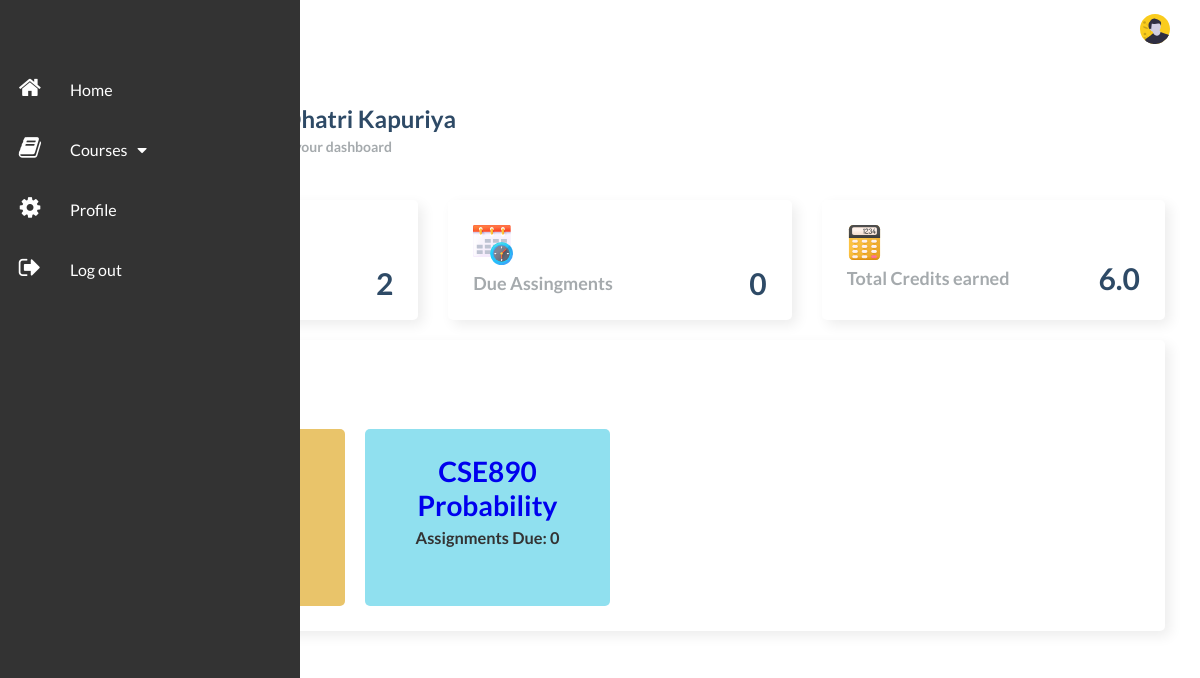
Screenshot of /dashboard/ (signed in) with the database file from the repository.
### lms/models.py (models this page shows, shortened)
class Student(models.Model):
    class Meta:
        verbose_name_plural = 'Student Information'
    f_name = models.CharField(max_length=50)
    l_name = models.CharField(max_length=50)
    s_id = models.CharField(max_length=10)
    email_id = models.EmailField(primary_key=True,max_length=50)
    admission_year = models.DateTimeField(default=timezone.now)

class Course(models.Model):
    course_id = models.CharField(primary_key=True,max_length=10, null=False)
    course_name = models.CharField(max_length=50, null=False)
    course_details = models.CharField(max_length=500, null=False)
    professor_id = models.ForeignKey(Faculty, on_delete=models.CASCADE,null=False)
    course_credits = models.FloatField(null=False)
    class Meta:
        verbose_name_plural = 'Course Information'
        unique_together = (('course_id', 'professor_id', 'course_name'),)
    def __str__(self):
        return self.course_id

### lms/views.py (the view)
# urls.py: path('dashboard/', views.dashboard, name='dashboard'),
@login_required(login_url='login')
def dashboard(request):
    student_info = None
    f_name = None
    l_name = None
    s = Student.objects.filter(email_id=request.user)
    for i in s:
        student_info = i.email_id
        f_name = i.f_name
        l_name = i.l_name
    stu_course_info = Student_Course.objects.filter(email=student_info)
    course = []
    no_of_course = 0
    total_credits = 0
    due_assignments = 0
    for i in stu_course_info:
        cn = Course.objects.filter(course_id=i.course_id)
        total_assignments = Faculty_Assignment.objects.filter(course_id=i.course_id).count()
        completed_assignments = Student_Assignment.objects.filter(course_id=i.course_id,
                                                                  student_id=request.user).count()
        due_assignments = due_assignments + (total_assignments - completed_assignments)
        due = total_assignments - completed_assignments
        for j in cn:
            data = {"course_id": i.course_id,
                    "course_name": j.course_name,
                    "due": due
                    }
            course.append(data)
            no_of_course = no_of_course + 1
            total_credits = total_credits + j.course_credits
    return render(request, 'lms/dashboard.html',
                  context={"name": f_name,"l_name":l_name, "course": course, "no_of_course": no_of_course,
                           "total_credits": total_credits, "due_assignments": due_assignments})

### lms/models.py (called while the page is built)
    def __str__(self):
        return self.email

### lms/templates/lms/dashboard.html (shortened to what this page needs)
{% extends "lms/base.html" %} {% load static %} {% block content %}
    <link rel="stylesheet" type="text/css" href={% static 'css/fac_style.css' %}>
<div class="main__container">
    <div class="main__title">
        <div class="main__greeting">
            <h1>Hello, {{ name }} {{ l_name }}</h1>
            <p>Welcome to your dashboard</p>
        </div>
    </div>
    <div class="main__cards">
        <div class="card">
            <div class="card_inner">
                <p class="text-primary-p">Number of courses</p>
                <span class="font-bold text-title">{{no_of_course}}</span>
            </div>
        </div>
        <div class="card">
            <img width="40" src={% static 'css/due assignments.svg' %} />
            <div class="card_inner">
                <p class="text-primary-p">Due Assingments</p>
                <span class="font-bold text-title">{{ due_assignments }}</span>
            </div>
        </div>
        <div class="card">
            <img width="35" src={% static 'css/credits.svg' %} />
            <div class="card_inner">
                <p class="text-primary-p">Total Credits earned</p>
                <span class="font-bold text-title">{{ total_credits }}</span>
            </div>
          </div>
        </div>
            <div class="charts__right">
              <div class="charts__right__title">
                  <h1>Your Courses</h1>
              </div>
              <div class="charts__right__cards">
                  {% for i in course %}
                      {% if forloop.counter  %}
                          <div class="card1" id="{{i.course_id}}">
                          <a  id="cour" class="nav-link"  href="/static_page/{{ i.course_id }}/{{ i.course_name }}">
                                <h1>{{ i.course_id}}</h1>
                                <h1>{{ i.course_name}}</h1>
                              <h3>Assignments Due: {{ i.due }}</h3>
                          </a>
                          </div>
                      {% endif %}
                  {% endfor %}
              </div>
            </div>
        </div>
    </div>
{% endblock %}

### lms/static/css/fac_style.css (style rules this page uses)
* { margin: 0; padding: 0; }
body { box-sizing: border-box; font-family: "Lato", sans-serif; }
.text-primary-p { color: #a5aaad; font-size: 18px; font-weight: 700; }
a { text-decoration: none; }
.font-bold { font-weight: 700; font-size: 30px; }
.text-title { color: #2e4a66; }
.main__container { padding: 20px 35px; }
.main__title { display: flex; align-items: center; }
.main__greeting>h1 { font-size: 24px; color: #2e4a66; margin-bottom: 5px; }
.main__greeting>p { font-size: 14px; font-weight: 700; color: #a5aaad; }
.main__cards { display: grid; grid-template-columns: 1fr 1fr 1fr; gap: 30px; margin: 20px 0; }
.card { display: flex; flex-direction: column; justify-content: space-around; height: 70px; padding: 25px; border-radius: 5px; background: #ffffff; box-shadow: 5px 5px 13px #ededed, -5px -5px 13px #ffffff; }
.card_inner { display: flex; align-items: center; justify-content: space-between; }
.charts__right { padding: 25px; border-radius: 5px; background: #ffffff; box-shadow: 5px 5px 13px #ededed, -5px -5px 13px #ffffff; }
.charts__right__title { display: flex; align-items: center; justify-content: space-between; }
.charts__right__title>h1 { font-size: 24px; color: #2e4a66; margin-bottom: 5px; }
.charts__right__cards { display: grid; grid-template-columns: 1fr 1fr 1fr 1fr; gap: 20px; margin-top: 30px; }
.card1 { background: #d1ecf1; color: #000; text-align: center; padding: 25px; border-radius: 5px; font-size: 14px; }
h3 { color: #333; padding-top: 3%; }

### rows the page displays
Student: f_name "Dhatri", l_name "Kapuriya"
Course: course_id "CSE890", course_name "Probability", due "0"

### other values shown
{{ no_of_course }} "2"
{{ due_assignments }} "0"
{{ total_credits }} "6.0"
